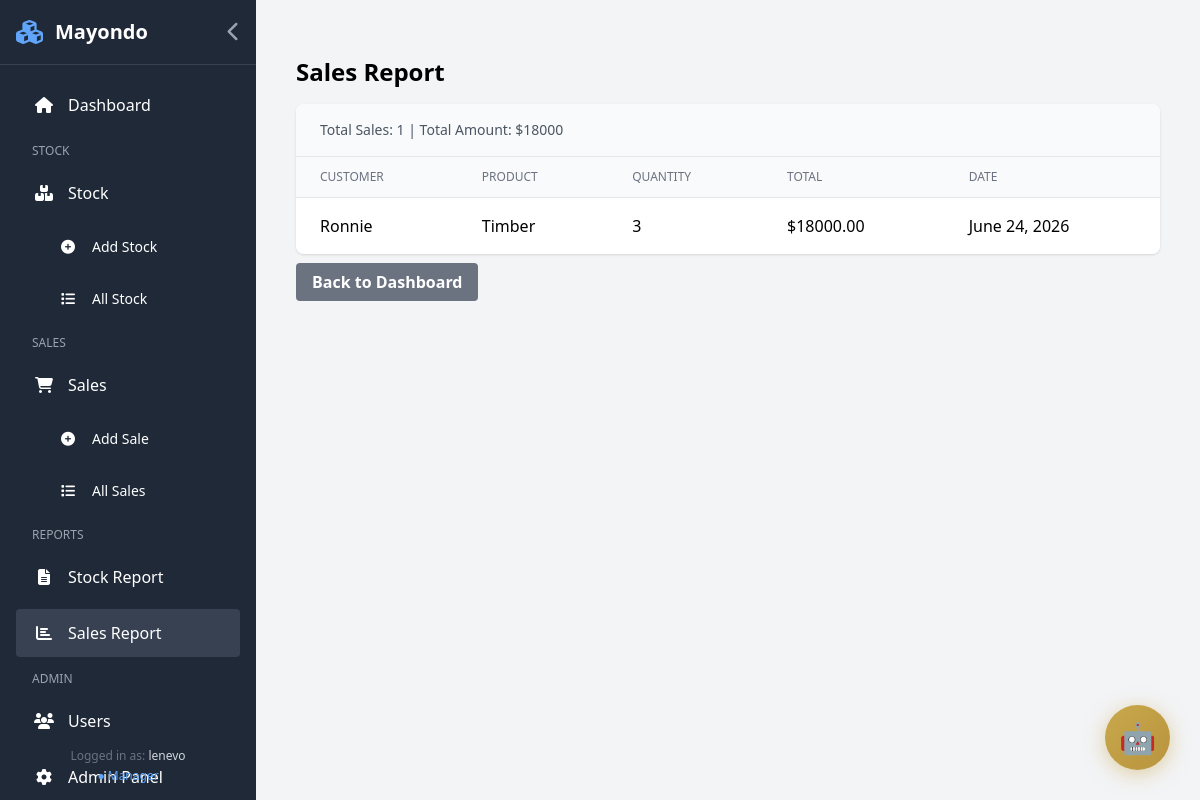
Page /salesreport/ (signed in) on the committed database.
### home/models.py (models this page shows, shortened)
class Sales(models.Model):
    customername = models.TextField()
    producttype = models.CharField(max_length=20)
    productname = models.ForeignKey(Stock, on_delete=models.CASCADE)
    quantity = models.IntegerField()
    sellingprice_unitcost = models.DecimalField(max_digits=10, decimal_places=2, default=0)
    sellingprice = models.DecimalField(max_digits=10, decimal_places=2)
    transportfare = models.DecimalField(default=0, max_digits=10, decimal_places=2)
    transport_offered = models.BooleanField(default=True)
    paymentmethod = models.CharField(max_length=10)
    salesagentname = models.ForeignKey(User, on_delete=models.CASCADE)
    date = models.DateField(null=True)
    totalprice = models.DecimalField(default=0, max_digits=10, decimal_places=2)
    is_paid = models.BooleanField(default=False)

class Stock(models.Model):
    productname = models.TextField()
    origin = models.TextField()
    contact = models.IntegerField()
    quality = models.CharField(max_length=10, choices=GRADE_CHOICES, blank=True)
    quantity = models.IntegerField()
    costprice_unitcost = models.DecimalField(max_digits=10, decimal_places=2, default=0)
    costprice = models.DecimalField(max_digits=10, decimal_places=2, default=0)
    date = models.DateField(null=True)
    warehouse = models.TextField()

### home/views.py (the view)
# urls.py: path('salesreport/', allsalesreport, name='salesreport'),
@login_required(login_url='/login/')
def allsalesreport(request):
    if not is_manager(request.user):
        return redirect('/sales/')
    all_sales = Sales.objects.all()
    total_amount = all_sales.aggregate(Sum('totalprice'))['totalprice__sum'] or 0
    context = {
        'sales': all_sales,
        'total_amount': total_amount,
        'total_sales': all_sales.count(),
        'is_manager': True,
    }
    return render(request, "salesreport.html", context)

### home/views.py (called while the page is built)
def is_manager(user):
    try:
        return user.profile.role == "manager"
    except:
        return False

### home/templates/salesreport.html
{% extends "base_auth.html" %}
{% load static %}
{% block content %}
<div class="container mx-auto px-4 py-8">
    <h1 class="text-2xl font-bold mb-4">Sales Report</h1>
    <div class="bg-white rounded-lg shadow overflow-hidden">
        <div class="px-6 py-4 bg-gray-50 border-b">
            <p class="text-sm text-gray-600">Total Sales: {{ total_sales }} | Total Amount: ${{ total_amount }}</p>
        </div>
        <table class="min-w-full divide-y divide-gray-200">
            <thead class="bg-gray-50">
                <tr>
                    <th class="px-6 py-3 text-left text-xs font-medium text-gray-500 uppercase">Customer</th>
                    <th class="px-6 py-3 text-left text-xs font-medium text-gray-500 uppercase">Product</th>
                    <th class="px-6 py-3 text-left text-xs font-medium text-gray-500 uppercase">Quantity</th>
                    <th class="px-6 py-3 text-left text-xs font-medium text-gray-500 uppercase">Total</th>
                    <th class="px-6 py-3 text-left text-xs font-medium text-gray-500 uppercase">Date</th>
                </tr>
            </thead>
            <tbody class="bg-white divide-y divide-gray-200">
                {% for sale in sales %}
                <tr>
                    <td class="px-6 py-4">{{ sale.customername }}</td>
                    <td class="px-6 py-4">{{ sale.productname.productname }}</td>
                    <td class="px-6 py-4">{{ sale.quantity }}</td>
                    <td class="px-6 py-4">${{ sale.totalprice }}</td>
                    <td class="px-6 py-4">{{ sale.date }}</td>
                </tr>
                {% empty %}
                <tr>
                    <td colspan="5" class="px-6 py-4 text-center text-gray-500">No sales found</td>
                </tr>
                {% endfor %}
            </tbody>
        </table>
    </div>
    <div class="mt-4">
        <a href="{% url 'dashboard' %}" class="bg-gray-500 hover:bg-gray-700 text-white font-bold py-2 px-4 rounded">Back to Dashboard</a>
    </div>
</div>
{% endblock %}

### home/templates/sidebar.html (shortened to what this page needs)
{% load static %}
<aside id="sidebar" class="bg-gray-800 text-white h-full overflow-y-auto">
    <div class="flex items-center justify-between p-4 border-b border-gray-700">
        <div class="flex items-center space-x-3 overflow-hidden">
            <i class="fas fa-cubes text-2xl text-blue-400 flex-shrink-0"></i>
            <span id="sidebarTitle" class="text-xl font-bold whitespace-nowrap">Mayondo</span>
        </div>
        <button onclick="toggleSidebar()" class="text-gray-400 hover:text-white transition flex-shrink-0">
            <i id="toggleIcon" class="fas fa-chevron-left text-xl"></i>
        </button>
    </div>
    <nav class="p-4">
        <ul class="space-y-2">
            {% if is_manager %}
            <li>
                <a href="{% url 'dashboard' %}" class="flex items-center px-4 py-3 rounded hover:bg-gray-700 transition {% if request.path == '/dashboard/' %}bg-gray-700{% endif %}">
                    <i class="fas fa-home w-6 text-center flex-shrink-0"></i>
                    <span class="nav-text ml-3 whitespace-nowrap">Dashboard</span>
                </a>
            </li>
            {% endif %}
            {% if is_manager %}
            <li class="mt-4">
                <span class="nav-text text-xs text-gray-400 uppercase px-4 whitespace-nowrap">Stock</span>
            </li>
            <li>
                <a href="{% url 'stock' %}" class="flex items-center px-4 py-3 rounded hover:bg-gray-700 transition {% if request.path == '/stock/' %}bg-gray-700{% endif %}">
                    <i class="fas fa-boxes w-6 text-center flex-shrink-0"></i>
                    <span class="nav-text ml-3 whitespace-nowrap">Stock</span>
                </a>
            </li>
            <li>
                <a href="{% url 'add_stock' %}" class="flex items-center px-4 py-3 pl-10 text-sm hover:bg-gray-700 transition {% if request.path == '/stock/add/' %}bg-gray-700{% endif %}">
                    <i class="fas fa-plus-circle w-6 text-center flex-shrink-0"></i>
                    <span class="nav-text ml-3 whitespace-nowrap">Add Stock</span>
                </a>
            </li>
            <li>
                <a href="{% url 'allstock' %}" class="flex items-center px-4 py-3 pl-10 text-sm hover:bg-gray-700 transition {% if request.path == '/allstock/' %}bg-gray-700{% endif %}">
                    <i class="fas fa-list w-6 text-center flex-shrink-0"></i>
                    <span class="nav-text ml-3 whitespace-nowrap">All Stock</span>
                </a>
            </li>
            {% endif %}
            <li class="mt-4">
                <span class="nav-text text-xs text-gray-400 uppercase px-4 whitespace-nowrap">Sales</span>
            </li>
            <li>
                <a href="{% url 'sales' %}" class="flex items-center px-4 py-3 rounded hover:bg-gray-700 transition {% if request.path == '/sales/' %}bg-gray-700{% endif %}">
                    <i class="fas fa-shopping-cart w-6 text-center flex-shrink-0"></i>
                    <span class="nav-text ml-3 whitespace-nowrap">Sales</span>
                </a>
            </li>
            <li>
                <a href="{% url 'add_sales' %}" class="flex items-center px-4 py-3 pl-10 text-sm hover:bg-gray-700 transition {% if request.path == '/sales/add/' %}bg-gray-700{% endif %}">
                    <i class="fas fa-plus-circle w-6 text-center flex-shrink-0"></i>
                    <span class="nav-text ml-3 whitespace-nowrap">Add Sale</span>
                </a>
            </li>
            <li>
                <a href="{% url 'allsales' %}" class="flex items-center px-4 py-3 pl-10 text-sm hover:bg-gray-700 transition {% if request.path == '/allsales/' %}bg-gray-700{% endif %}">
                    <i class="fas fa-list w-6 text-center flex-shrink-0"></i>
                    <span class="nav-text ml-3 whitespace-nowrap">All Sales</span>
                </a>
            </li>
            {% if is_manager %}
            <li class="mt-4">
                <span class="nav-text text-xs text-gray-400 uppercase px-4 whitespace-nowrap">Reports</span>
            </li>
            <li>
                <a href="{% url 'monthly_stock_report' %}" class="flex items-center px-4 py-3 rounded hover:bg-gray-700 transition {% if request.path == '/monthlyreport/' %}bg-gray-700{% endif %}">
                    <i class="fas fa-file-alt w-6 text-center flex-shrink-0"></i>
                    <span class="nav-text ml-3 whitespace-nowrap">Stock Report</span>
                </a>
            </li>
            <li>
                <a href="{% url 'salesreport' %}" class="flex items-center px-4 py-3 rounded hover:bg-gray-700 transition {% if request.path == '/salesreport/' %}bg-gray-700{% endif %}">
                    <i class="fas fa-chart-bar w-6 text-center flex-shrink-0"></i>
                    <span class="nav-text ml-3 whitespace-nowrap">Sales Report</span>
                </a>
            </li>
            {% endif %}
            {% if is_manager %}
            <li class="mt-4">
                <span class="nav-text text-xs text-gray-400 uppercase px-4 whitespace-nowrap">Admin</span>
            </li>
            <li>
                <a href="{% url 'allusers' %}" class="flex items-center px-4 py-3 rounded hover:bg-gray-700 transition {% if request.path == '/allusers/' %}bg-gray-700{% endif %}">
                    <i class="fas fa-users w-6 text-center flex-shrink-0"></i>
                    <span class="nav-text ml-3 whitespace-nowrap">Users</span>
                </a>
            </li>
            <li>
                <a href="/admin/" target="_blank" class="flex items-center px-4 py-3 rounded hover:bg-gray-700 transition">
                    <i class="fas fa-cog w-6 text-center flex-shrink-0"></i>
                    <span class="nav-text ml-3 whitespace-nowrap">Admin Panel</span>
                </a>
            </li>
            {% endif %}
        </ul>
    </nav>
    <div class="absolute bottom-4 left-0 right-0 text-center text-xs text-gray-500 px-4">
        <p class="nav-text whitespace-nowrap">Logged in as: <span class="text-gray-300">{{ user.username }}</span></p>
        <p class="mt-1 nav-text whitespace-nowrap">
            {% if is_manager %}
            <span class="text-blue-400">● Manager</span>
            {% else %}
            <span class="text-green-400">● Sales Agent</span>
            {% endif %}
        </p>
    </div>
</aside>

### home/templates/base_auth.html (style rules this page uses)
* { margin: 0; padding: 0; box-sizing: border-box; }
body { overflow-x: hidden; background: #f3f4f6; }
#sidebar { position: fixed; top: 0; left: 0; height: 100vh; z-index: 50; overflow: hidden; background: #1f2937; width: 256px; transition: width 0.3s cubic-bezier(0.4, 0, 0.2, 1); }

### rows in the picture
Sales: customername "Ronnie", productname.productname "Timber", quantity "3", totalprice "18000.00", date "June 24, 2026"

### other values in the picture
{{ user.username }} "lenevo"
{{ total_sales }} "1"
{{ total_amount }} "18000"
